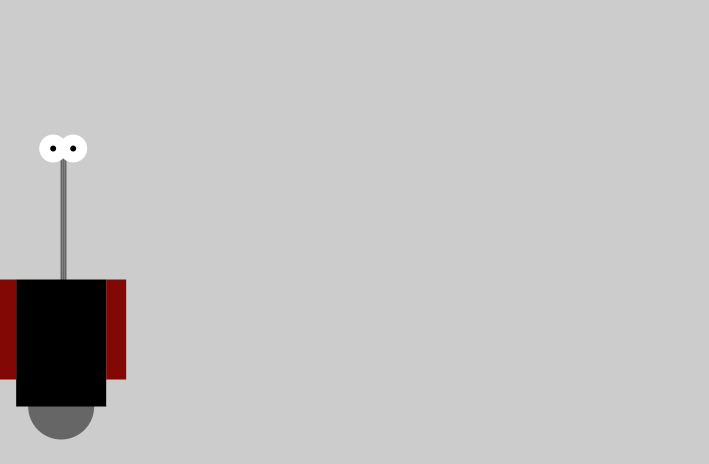
Frame 1 (no input)
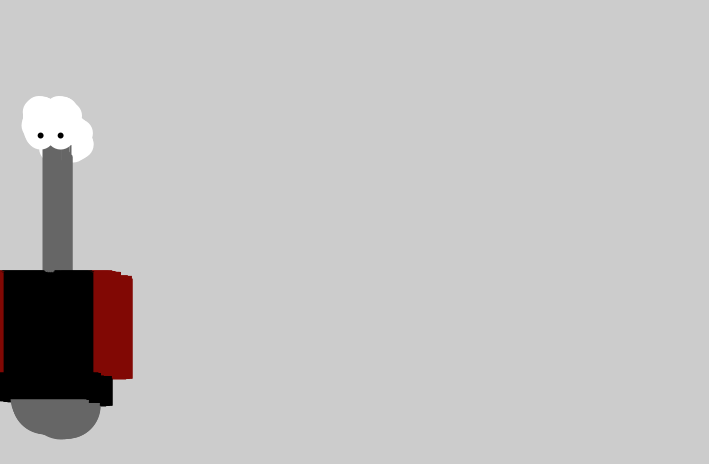
Frame 60 (the mouse pressed at the canvas centre just before this capture)
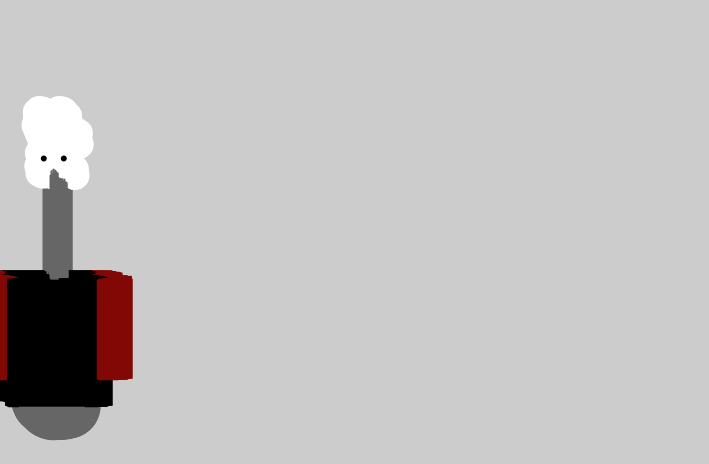
Frame 120 (the mouse held since frame 60 and released just before this capture)

The Processing sketch that drew these frames (run headless with seeded random() and noise(); from frame 60 on, the mouse is pressed at the canvas centre):

// Processing sketch: processing_59345
// ── processing_59345.pde

float x = 60; // X-coordinate
float y = 440; // Y-coordinate
float neckHeight = 70; // Neck Height
float bodyHeight = 160; // Body Height
float angle = 0.0; // Angle for motion
float radius = 45; // Head height

void setup() {
  size(709, 464);
  smooth();
  strokeWeight(2);
  ellipseMode(RADIUS);
  background (204);
  
}
 
void draw() {
// Change position by a small random amount
x += random(-4, 4);
y += random(-1, 1);
// Change height of neck
neckHeight = 80 + sin(angle) * 30;
angle += 0.05;
// Adjust the height of the head
float ny = y - bodyHeight - neckHeight - radius;
   
// Neck
  stroke(102);
  line(x, y-bodyHeight, x, ny);
  line(x+2, y-bodyHeight, x+2, ny);
  line(x+4, y-bodyHeight, x+4, ny);
   
// Body
  noStroke();
  fill(102);
  ellipse(x, y-33, 33, 33);
  fill(0);
  rect(x-45, y-bodyHeight, 90, bodyHeight-33);
  fill(#810804);
  rect(x-65, y-bodyHeight, 20, bodyHeight-60);
  rect(x+45, y-bodyHeight, 20, bodyHeight-60);
  
   
// Head
  fill(0);
//  ellipse(x+12, ny, radius, radius);
  fill(255);
  ellipse(x-8, ny-6, 14, 14);
  fill(0);
  ellipse(x-8, ny-6, 3, 3);
  
  fill(255);
  ellipse(x+12, ny-6, 14, 14);
  fill(0);
  ellipse(x+12, ny-6, 3, 3);
}
